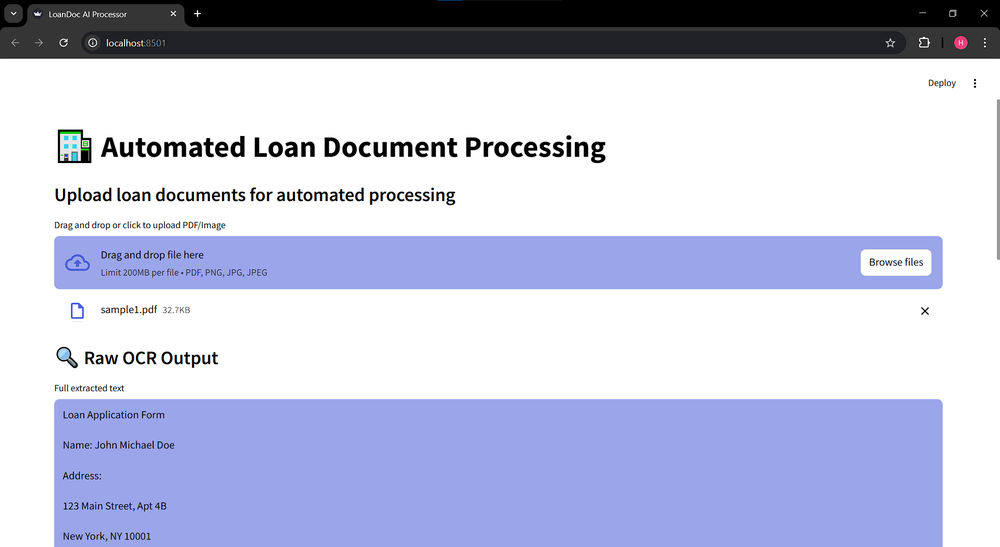
#> input picture image.png, 1000 x 547 px, shrunk from 1920 x 1050 before the run
$ python -i preprocessing.py   (imports and definitions only)
#> lines starting #> are read from the running program, lines starting #| are printed output that depends on the picture; after the words box and inside, x2 and y2 are one past the last pixel; in counts of white or black regions, pixels touching at a corner belong together
import cv2
import numpy as np
from pdf2image import convert_from_path
import os

def preprocess_image(image_path, poppler_path=None):
    """Process PDF/image documents with Poppler path support"""
#> called with image_path = '../image.png'
    try:
        if image_path.lower().endswith('.pdf'):
            # Use provided poppler_path or default
            images = convert_from_path(
                image_path,
                poppler_path=poppler_path if poppler_path else None
            )

            if not images:
                raise ValueError("PDF conversion failed - empty result")

            img = np.array(images[0])
            img = cv2.cvtColor(img, cv2.COLOR_RGB2BGR)
        else:
            img = cv2.imread(image_path)
#> img is the input picture: shape (547, 1000, 3); mean B, G, R 219.4, 197.1, 193.8
            if img is None:
                raise ValueError(f"Failed to read image: {image_path}")

        # Processing pipeline
        gray = cv2.cvtColor(img, cv2.COLOR_BGR2GRAY)
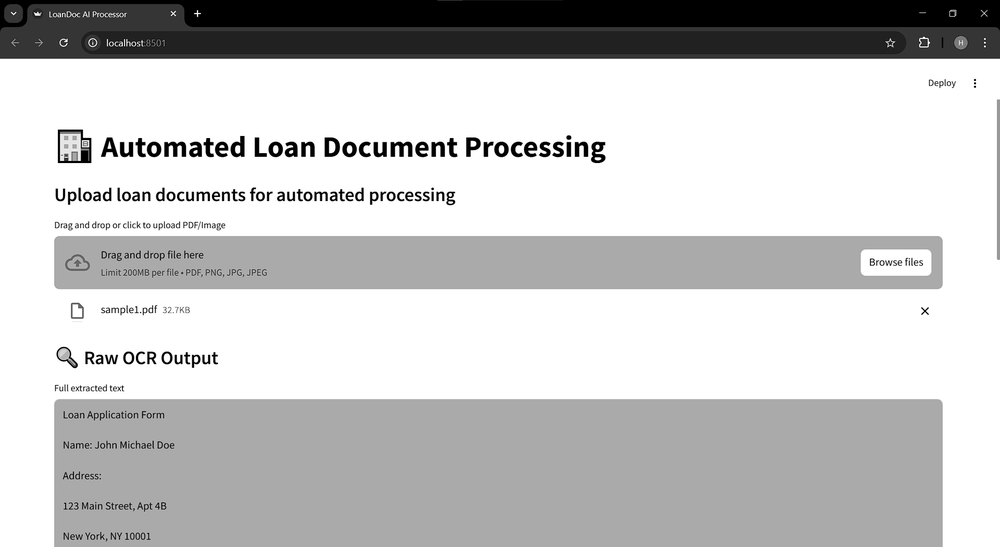
#> gray: shape (547, 1000); min 0, max 255, mean 198.7
        denoised = cv2.fastNlMeansDenoising(gray, None, 10, 7, 21)
        _, threshold = cv2.threshold(denoised, 150, 255, cv2.THRESH_BINARY)
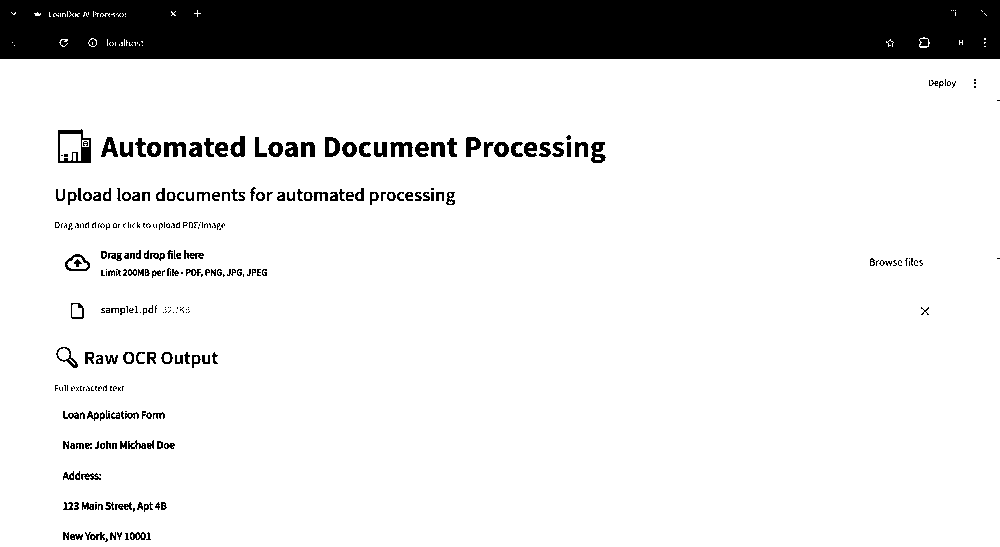
#> threshold: shape (547, 1000); 87.2% white; 300 black regions (142 under 20 px), largest, box (x1, y1, x2, y2) and area: (0, 0, 1000, 59) 58601, (58, 129, 91, 163) 453, (164, 142, 186, 157) 231
        return threshold

    except Exception as e:
        print(f"Preprocessing Error: {str(e)}")
        raise

>>> result = preprocess_image('../image.png')
